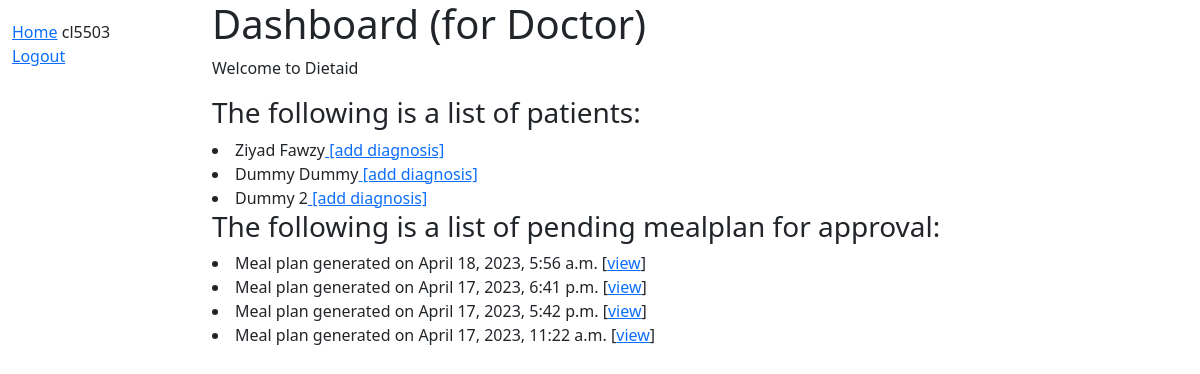
/catalog/ (signed in), run on the app's committed database.
### catalog/models.py (models this page shows)
class Mealplan(models.Model):
    patient_id = models.IntegerField()
    doctor_id = models.IntegerField()
    diagnosis_id = models.IntegerField()
    breakfast = models.CharField(max_length = 500)
    lunch = models.CharField(max_length = 500)
    dinner = models.CharField(max_length = 500)
    notes_from_doctor = models.CharField(max_length = 500)
    approved = models.BooleanField(default = False)
    created_at = models.DateTimeField(auto_now_add=True)
    updated_at = models.DateTimeField(auto_now=True)

### catalog/views.py (the view)
# urls.py: path('', views.index, name='index'),
@login_required
def index(request):
    all_patients = User.objects.filter(groups__name__in = ['Patient'])
    all_diagnosis = Diagnosis.objects.filter(patient_id__exact = request.user.id).order_by('-created_at')
    my_mealplans = Mealplan.objects.filter(patient_id__exact = request.user.id).order_by('-created_at')
    if(is_doctor(request.user)):
        my_mealplans = Mealplan.objects.filter(doctor_id__exact = request.user.id).order_by('-created_at')
    context = {
        'patient_list': all_patients,
        'diagnosis_list': all_diagnosis,
        'is_doctor': is_doctor(request.user),
        'mealplan_list': my_mealplans,
    }
    return render(request, 'index.html', context=context)

### catalog/views.py (called while the page is built)
def is_doctor(user):
    if(user.groups.filter(name='Doctor').exists()):
        return True
    else:
        return False

### catalog/templates/index.html (shortened to what this page needs)
{% extends "base_generic.html" %}
{% block content %}
    {% if is_doctor %}
        <h1>Dashboard (for Doctor)</h1>
        <p>Welcome to Dietaid</p>
        <h3>The following is a list of patients:</h3>
        {% for patient in patient_list %}
        <li>
            {{patient.first_name}} {{patient.last_name}}<a href="{% url 'create-diagnosis' %}?user_pk={{patient.id}}"> [add diagnosis]</a>
        </li>
        {% endfor %}
        <h3>The following is a list of pending mealplan for approval:</h3>
        {% for mealplan in mealplan_list %}
            <li>
                Meal plan generated on {{mealplan.created_at}} [<a href = "{% url 'mealplan-detail' %}?mealplan_id={{mealplan.id}}">view</a>]
            </li>
        {% endfor %}
    {% endif %}
{% endblock %}

### catalog/templates/base_generic.html (shortened to what this page needs)
<!DOCTYPE html>
<html lang="en">
<head>
  <link href="https://cdn.jsdelivr.net/npm/bootstrap@5.1.3/dist/css/bootstrap.min.css" rel="stylesheet">
  {% load static %}
  <link rel="stylesheet" href="{% static 'css/styles.css' %}">
</head>
<body>
  <div class="container-fluid">
    <div class="row">
      <div class="col-sm-2">
      {% block sidebar %}
        <ul class="sidebar-nav">
            <li><a href="{% url 'index' %}">Home</a> {{user.get_username}}</li>
            {% if user.is_authenticated %}
                <li><a href="{% url 'logout' %}">Logout</a></li>
            {% else %}
                <li><a href="{% url 'login' %}?next={{ request.path }}">Login</a></li>
            {% endif %}
        </ul>
     {% endblock %}
      </div>
      <div class="col-sm-10 ">{% block content %}{% endblock %}</div>
    </div>
  </div>
</body>
</html>

### catalog/static/css/styles.css (style rules this page uses)
.sidebar-nav { margin-top: 20px; padding: 0; list-style: none; }

### data on the page
Mealplan: created_at "April 18, 2023, 5:56 a.m."
Mealplan: created_at "April 17, 2023, 6:41 p.m."
Mealplan: created_at "April 17, 2023, 5:42 p.m."
Mealplan: created_at "April 17, 2023, 11:22 a.m."

### other printed values
{{ user.get_username }} "cl5503"
{{ patient.first_name }} "Ziyad"
{{ patient.last_name }} "Fawzy"
{{ patient.first_name }} "Dummy"
{{ patient.last_name }} "Dummy"
{{ patient.last_name }} "2"
